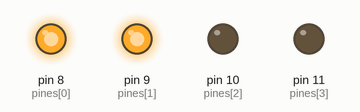
This sketch was run on a simulated Arduino Uno, built with avr-gcc and run on an emulated ATmega328P. Parts: output pins drawn as LEDs (lit = HIGH).

Above: at 0.2 s.
At 5.2 s:
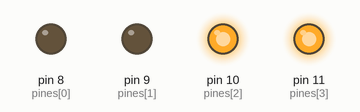
At 19.4 s:
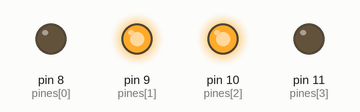
At 32.6 s:
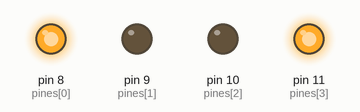
Timing chart, 0 to 34.3 s (numbered marks = the images above):
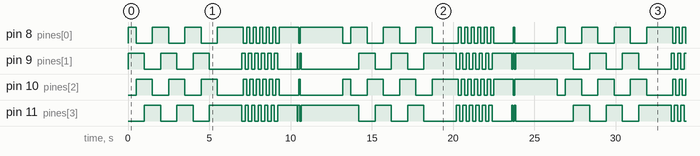

The sketch:

Ejercicio14_MotorPAP_Doble.ino
```cpp
const byte pines[4]={
  8,9,10,11};
const byte pasos[4]={
  3,6,12,9};
char indice=0;
/*
 Primer paso  3=0011
 Segundo paso 6=0110
 Tercer paso 12=1100
 Cuarto paso  9=1001
 */

void setup(){
  for(int i=0;i<4;i++){
    pinMode(pines[i],OUTPUT);
  }
}

void loop(){
  avanzar(12, 500);
  delay(1000);
  avanzar(24, 100);
  delay(1000);
  retroceder(6,50);
  delay(2500);
}

void avanzar(int num_pasos,int delay_paso){
  for(int i=0;i<num_pasos;i++){
    writeMotor();
    delay(delay_paso);
    indice++;
    if(indice>3){
      indice=0;
    }
  }
}

void retroceder(int num_pasos,int delay_paso){
  for(int i=0;i<num_pasos;i++){
    writeMotor();
    delay(delay_paso);
    indice--;
    if(indice<0){
      indice=3;
    }
  }
}

void writeMotor(){
  boolean aux=false;
  for(int i=0;i<4;i++){
    aux=bitRead(pasos[indice],i); //lee un bit del vector pasos
    digitalWrite(pines[i],aux);   //escribe es bit en un pin del motor
  }
}
```

Measured:
- by itself, pin 8 (pines[0]), pin 9 (pines[1]), pin 10 (pines[2]), pin 11 (pines[3]): moves between LOW and HIGH, repeating every 26.4 s
- by itself, everything shown: repeats every 26.4 s, in 84 steps
